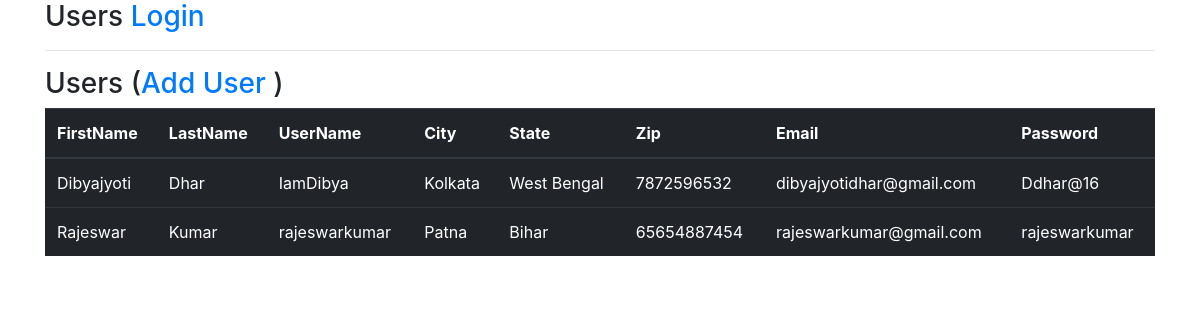
Page /DibyajyotiDhar on the committed database.
### dbgen.py (models this page shows)
class User(db.Model):
    firstname = db.Column(db.String(20), unique=False, nullable=False)
    lastname = db.Column(db.String(20), unique=False, nullable=False)
    username = db.Column(db.String(20), unique=True, nullable=False)
    city = db.Column(db.String(20), unique=False, nullable=False)
    state = db.Column(db.String(20), unique=False, nullable=False)
    zip = db.Column(db.Integer, unique=False, nullable=False)
    email = db.Column(db.String(20), unique=True, nullable=False, primary_key=True)
    password = db.Column(db.String, unique=False, nullable=False)

### app.py (the view)
@app.route('/DibyajyotiDhar')
def details():
    users = User.query.all()
    return render_template('result.html',users=users)

### templates/result.html (shortened to what this page needs)
<!DOCTYPE html>
<html lang = "en">
   <head>
  </head>
  <link href="//maxcdn.bootstrapcdn.com/bootstrap/4.1.1/css/bootstrap.min.css" rel="stylesheet" id="bootstrap-css">
   <body>
  <div class="container">
      <h3>
            Users <a href = "/">Login</a>
         </h3>
         <hr/>
         <h3>Users (<a href = "/REG">Add User
            </a>)</h3>
      <table class="table table-dark">
         <thead>
            <tr>
               <th>FirstName</th>
               <th>LastName</th>
               <th>UserName</th>
               <th>City</th>
               <th>State</th>
               <th>Zip</th>
               <th>Email</th>
               <th>Password</th>
            </tr>
         </thead>
         <tbody>
            {% for u in users %}
               <tr>
                  <td>{{ u.firstname }}</td>
                  <td>{{ u.lastname }}</td>
                  <td>{{ u.username }}</td>
                  <td>{{ u.city }}</td>
                  <td>{{ u.state }}</td>
                  <td>{{ u.zip }}</td>
                  <td>{{ u.email }}</td>
                  <td>{{ u.password }}</td>
               </tr>
            {% endfor %}
         </tbody>
      </table>
   </div>
   </body>
</html>

### rows in the picture
User: firstname "Dibyajyoti", lastname "Dhar", username "IamDibya", city "Kolkata", state "West Bengal", zip "7872596532", email "dibyajyotidhar@gmail.com", password "Ddhar@16"
User: firstname "Rajeswar", lastname "Kumar", username "rajeswarkumar", city "Patna", state "Bihar", zip "65654887454", email "rajeswarkumar@gmail.com", password "rajeswarkumar"
